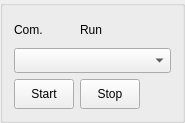
    <widget class="QGroupBox" name="groupBox_17">
     <property name="sizePolicy">
      <sizepolicy hsizetype="Minimum" vsizetype="Minimum">
       <horstretch>0</horstretch>
       <verstretch>0</verstretch>
      </sizepolicy>
     </property>
     <property name="maximumSize">
      <size>
       <width>150</width>
       <height>200</height>
      </size>
     </property>
     <property name="title">
      <string/>
     </property>
     <layout class="QGridLayout" name="gridLayout_3">
      <item row="0" column="0">
       <widget class="QLabel" name="label_35">
        <property name="text">
         <string>Com.</string>
        </property>
       </widget>
      </item>
      <item row="0" column="1">
       <widget class="QcwIndicatorLamp" name="comLamp" native="true">
        <property name="minimumSize">
         <size>
          <width>25</width>
          <height>25</height>
         </size>
        </property>
       </widget>
      </item>
      <item row="0" column="2">
       <widget class="QLabel" name="label_34">
        <property name="text">
         <string>Run</string>
        </property>
       </widget>
      </item>
      <item row="0" column="3">
       <widget class="QcwIndicatorLamp" name="runLamp" native="true">
        <property name="minimumSize">
         <size>
          <width>25</width>
          <height>25</height>
         </size>
        </property>
       </widget>
      </item>
      <item row="2" column="0" colspan="2">
       <widget class="QPushButton" name="startMotor_btn">
        <property name="minimumSize">
         <size>
          <width>60</width>
          <height>30</height>
         </size>
        </property>
        <property name="maximumSize">
         <size>
          <width>60</width>
          <height>30</height>
         </size>
        </property>
        <property name="styleSheet">
         <string notr="true"/>
        </property>
        <property name="text">
         <string> Start </string>
        </property>
       </widget>
      </item>
      <item row="1" column="0" colspan="4">
       <widget class="QComboBox" name="comboBox_state">
        <property name="minimumSize">
         <size>
          <width>0</width>
          <height>25</height>
         </size>
        </property>
       </widget>
      </item>
      <item row="2" column="2">
       <widget class="QPushButton" name="stopMotor_btn">
        <property name="minimumSize">
         <size>
          <width>60</width>
          <height>30</height>
         </size>
        </property>
        <property name="maximumSize">
         <size>
          <width>60</width>
          <height>30</height>
         </size>
        </property>
        <property name="text">
         <string> Stop </string>
        </property>
       </widget>
      </item>
     </layout>
    </widget>
